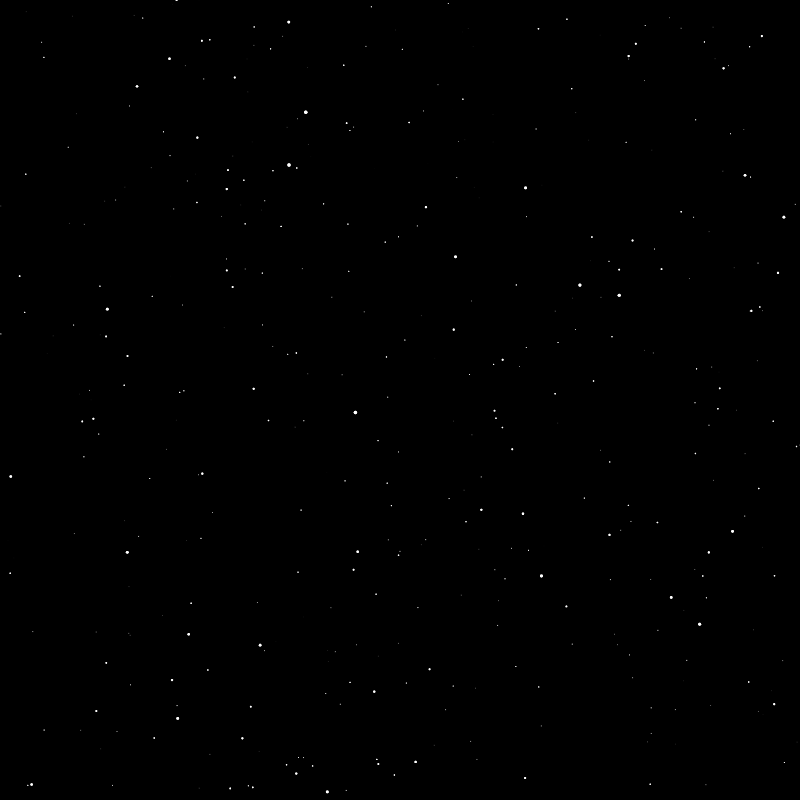
Frame 1 (no input)
Frame 60 (no input): identical to frame 1, image omitted
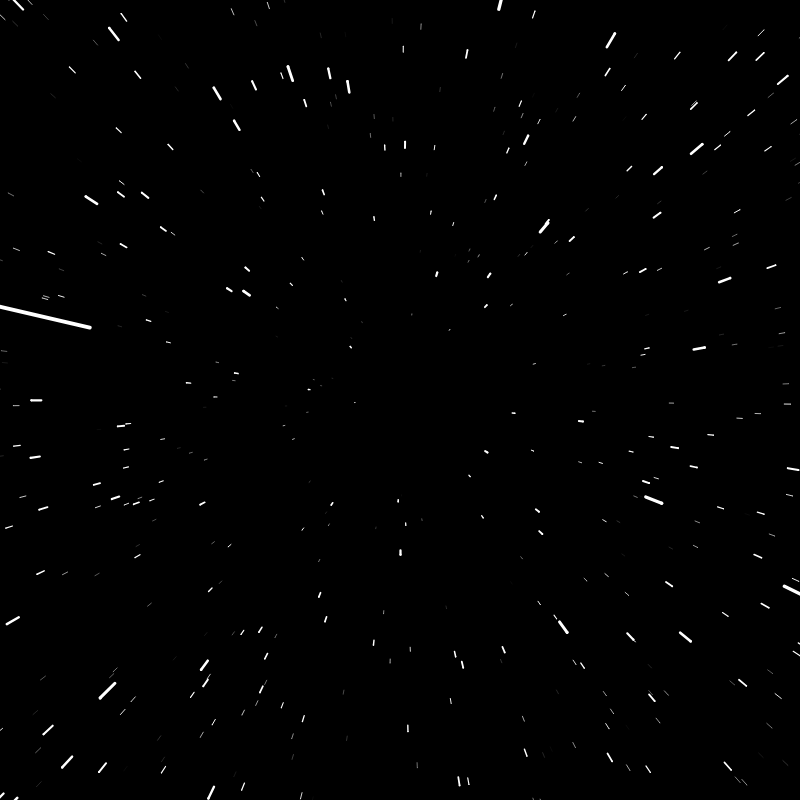
Frame 120 (the mouse pressed at the canvas centre since frame 60)

The p5.js sketch that drew these frames (run headless with seeded random() and noise() and a simulated clock; from frame 60 on, the mouse is pressed at the canvas centre):

// p5.js sketch
// ── sketch.js
const stars = []
let speed

function setup() {
    createCanvas(800, 800)
    for (let i = 0; i < 5000; i++) {
        stars[i] = new Star()
    }
}

function draw() {
    speed = map(mouseX, 0, width, 0, 20)
    background(0)
    translate(width / 2, height / 2)
    for (let i = 0; i < stars.length; i++) {
        stars[i].update()
        stars[i].show()
    }
}

class Star {
    constructor() {
        this.x = random(-width, width)
        this.y = random(-height, height)
        this.z = random(width)
        this.pz = this.z
    }

    update() {
        this.z = this.z - speed
        if (this.z < 1) {
            this.z = width
            this.x = random(-width, width)
            this.y = random(-height, height)
            this.pz = this.z
        }
    }

    show() {
        fill(255)
        noStroke()

        let sx = map(this.x / this.z, 0, 1, 0, width)
        let sy = map(this.y / this.z, 0, 1, 0, height)

        let r = map(this.z, 0, width, 4, 0)
        ellipse(sx, sy, r, r)

        let px = map(this.x / this.pz, 0, 1, 0, width)
        let py = map(this.y / this.pz, 0, 1, 0, height)

        this.pz = this.z

        stroke(255)
        strokeWeight(r)
        line(px, py, sx, sy)
    }
}
